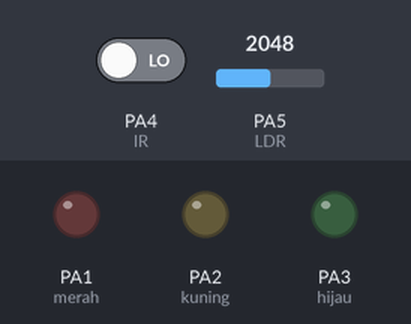
Recording of a sketch running on a simulated STM32 Blue Pill. Parts: output pins drawn as LEDs (lit = HIGH). The inputs (shaded band) are chosen by the test bench; at power-on: PA4 (IR) LOW, PA5 (LDR) = 2048. What the sketch prints to the serial monitor is not drawn.

Above: at 1.2 s.
1.3 s: PA4 (IR) driven HIGH
At 1.8 s:
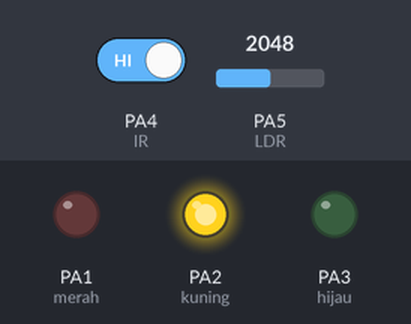
2.8 s: PA5 (LDR) set to 2465
4.3 s: PA5 (LDR) set to 2565
At 5.3 s:
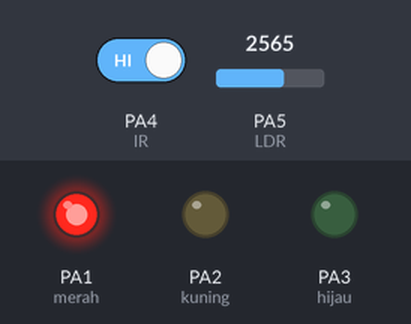
5.8 s: PA5 (LDR) set to 1228
At 6.4 s:
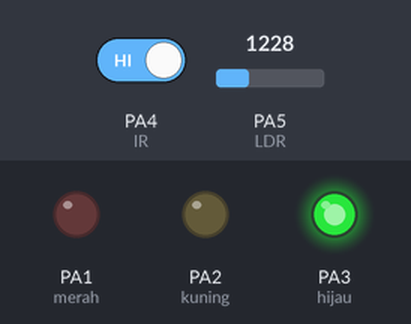
7.3 s: PA5 (LDR) set to 1325
At 8.5 s:
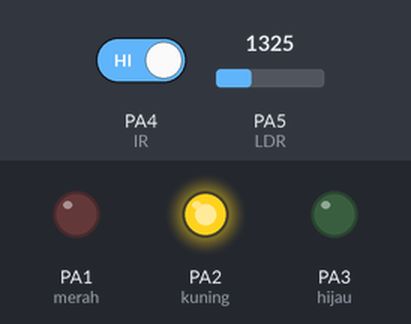
8.8 s: PA5 (LDR) set to 491
At 9.8 s:
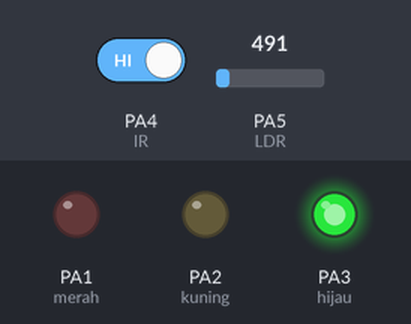
Timing chart, 0 to 11.3 s (numbered marks = the images above; inputs shaded):
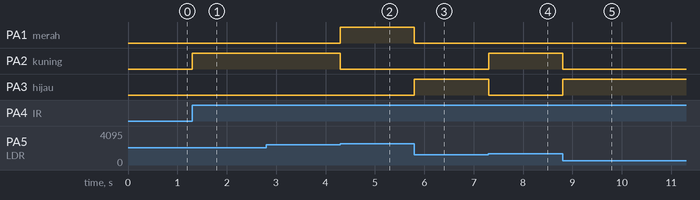

Measured:
- the behaviour switches between 2497 and 2498 on PA5 (LDR) (found by bisection; images 1 and 2)
- the behaviour switches between 1269 and 1270 on PA5 (LDR) (found by bisection; images 3 and 4)
- after the input at 1.3 s, PA2 (kuning): LOW → HIGH at once
- after the input at 4.3 s, PA1 (merah): LOW → HIGH at once; PA2 (kuning): HIGH → LOW at once
- after the input at 5.8 s, PA1 (merah): HIGH → LOW at once; PA3 (hijau): LOW → HIGH at once
- after the input at 7.3 s, PA2 (kuning): LOW → HIGH at once; PA3 (hijau): HIGH → LOW at once
- after the input at 8.8 s, PA2 (kuning): HIGH → LOW at once; PA3 (hijau): LOW → HIGH at once

The sketch:

TANTANGAN_STM32_LDR_IR.ino
```cpp
//INISIALISASI
int LDR=PA5;
int IR=PA4;
int merah=PA1;
int kuning=PA2;
int hijau=PA3;

int kunci=0;

void setup() {
  Serial.begin(9600);
  pinMode(merah,OUTPUT);
  pinMode(kuning,OUTPUT);
  pinMode(hijau,OUTPUT);

  pinMode(IR,INPUT);

}

void loop() {
  //BACA DATA
  int bacaLDR=analogRead(LDR);
      bacaLDR=map(bacaLDR,0,4095,0,100);

  int bacaIR=digitalRead(IR);

  //print serial
  Serial.print("DATA IR :");
  Serial.print(bacaIR);
  Serial.print(" | DATA LDR :");
  Serial.print(bacaLDR);
  Serial.println();

  //LOGIKA
  if(bacaIR==0 && kunci==0){  //JIKA LEWAT LDR AKTIF
    kunci=1;
    delay(100);
  }
  else if(bacaIR==1 && kunci==1){ //AKTIF SETELAH LEWAT SENSOR IR
    if(bacaLDR<=30 && kunci==1){  //LAMPU HIJAU MENYALA SAAT TERANG
      digitalWrite(hijau,HIGH);
      digitalWrite(merah,LOW);
      digitalWrite(kuning,LOW);
    }else if(bacaLDR>=31 && bacaLDR<=60 && kunci==1){ //LAMPU KUNING MENYALA SAAT SETENGAH GELAP
      digitalWrite(hijau,LOW);
      digitalWrite(merah,LOW);
      digitalWrite(kuning,HIGH);
    }else if(bacaLDR>=61 or bacaLDR==100 && kunci==1){  //LAMPU MERAH MENYALA SAAT GELAP
      digitalWrite(hijau,LOW);
      digitalWrite(merah,HIGH);
      digitalWrite(kuning,LOW);
    }
  }
  else if(bacaIR==0 && kunci==1){ //LDR&LED MATI SAAT LEWAT SENSOR IR LAGI
    kunci=0;
    digitalWrite(hijau,LOW);
    digitalWrite(merah,LOW);
    digitalWrite(kuning,LOW);
    delay(500);
  }
  else{

  }

}
```
